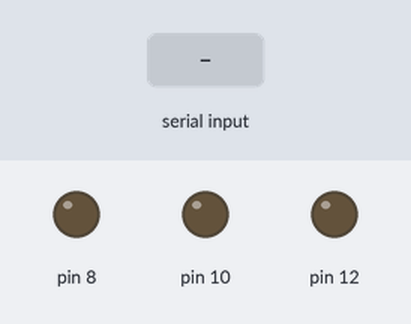
Bench run of a sketch on a simulated Arduino Uno, built with avr-gcc and run on an emulated ATmega328P. On the bench: output pins drawn as LEDs (lit = HIGH). The inputs (shaded band) are chosen by the test bench.

Above: at 1.2 s.
1.3 s: "1" received over Serial
At 1.8 s:
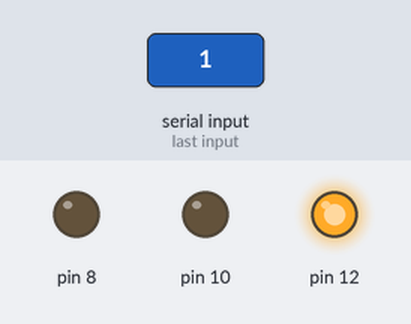
2.8 s: "2" received over Serial
At 4.0 s:
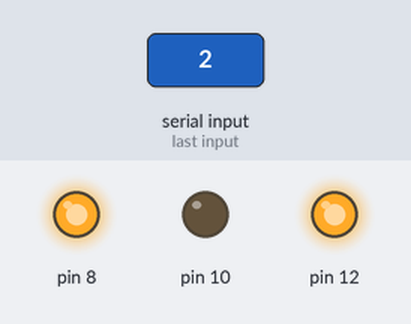
4.3 s: "z" received over Serial
At 5.3 s:
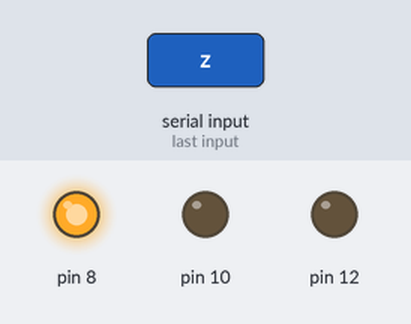
5.8 s: "3" received over Serial
At 6.4 s:
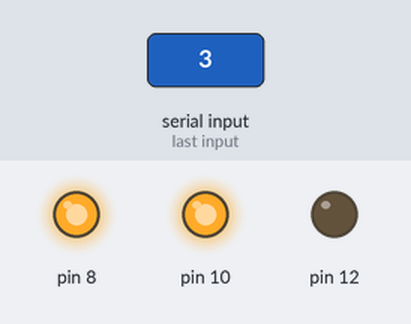
7.3 s: "y" received over Serial
At 7.6 s:
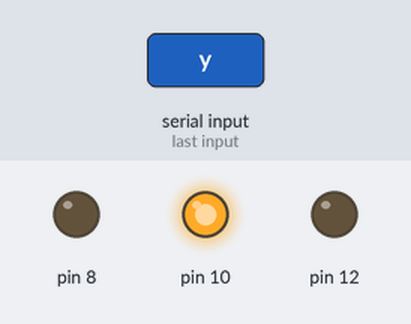
8.8 s: "x" received over Serial
At 9.9 s:
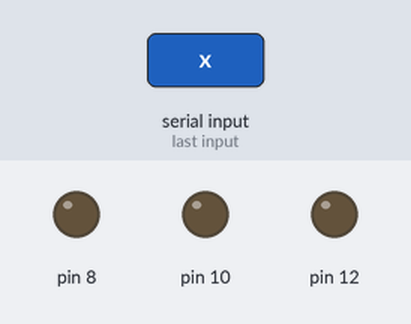
Timing chart, 0 to 11.3 s (numbered marks = the images above; inputs shaded):
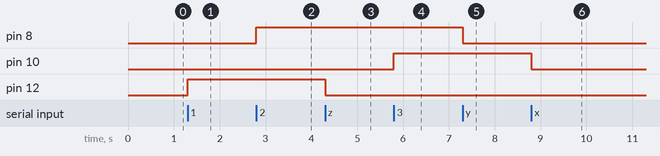

The sketch:

coba.ino
```cpp
char kode;

void setup() {
  pinMode(12, OUTPUT);
  pinMode(10, OUTPUT);
  pinMode(8, OUTPUT);
  Serial.begin(9600);

}

void loop() {

  kode = Serial.read();

  if ( kode == '1')
  {
    digitalWrite(12, HIGH);
  }
  else if (kode == 'z')
  {
    digitalWrite(12, LOW);
  }

  if ( kode == '2')
  {
    digitalWrite(8, HIGH);
  }
  else if (kode == 'y')
  {
    digitalWrite(8, LOW);
  }

  if ( kode == '3')
  {
    digitalWrite(10, HIGH);
  }
  else if (kode == 'x')
  {
    digitalWrite(10, LOW);
  }


}
```

Measured:
- after the input at 1.3 s, pin 12: LOW → HIGH at once
- after the input at 2.8 s, pin 8: LOW → HIGH at once
- after the input at 4.3 s, pin 12: HIGH → LOW at once
- after the input at 5.8 s, pin 10: LOW → HIGH at once
- after the input at 7.3 s, pin 8: HIGH → LOW at once
- after the input at 8.8 s, pin 10: HIGH → LOW at once
